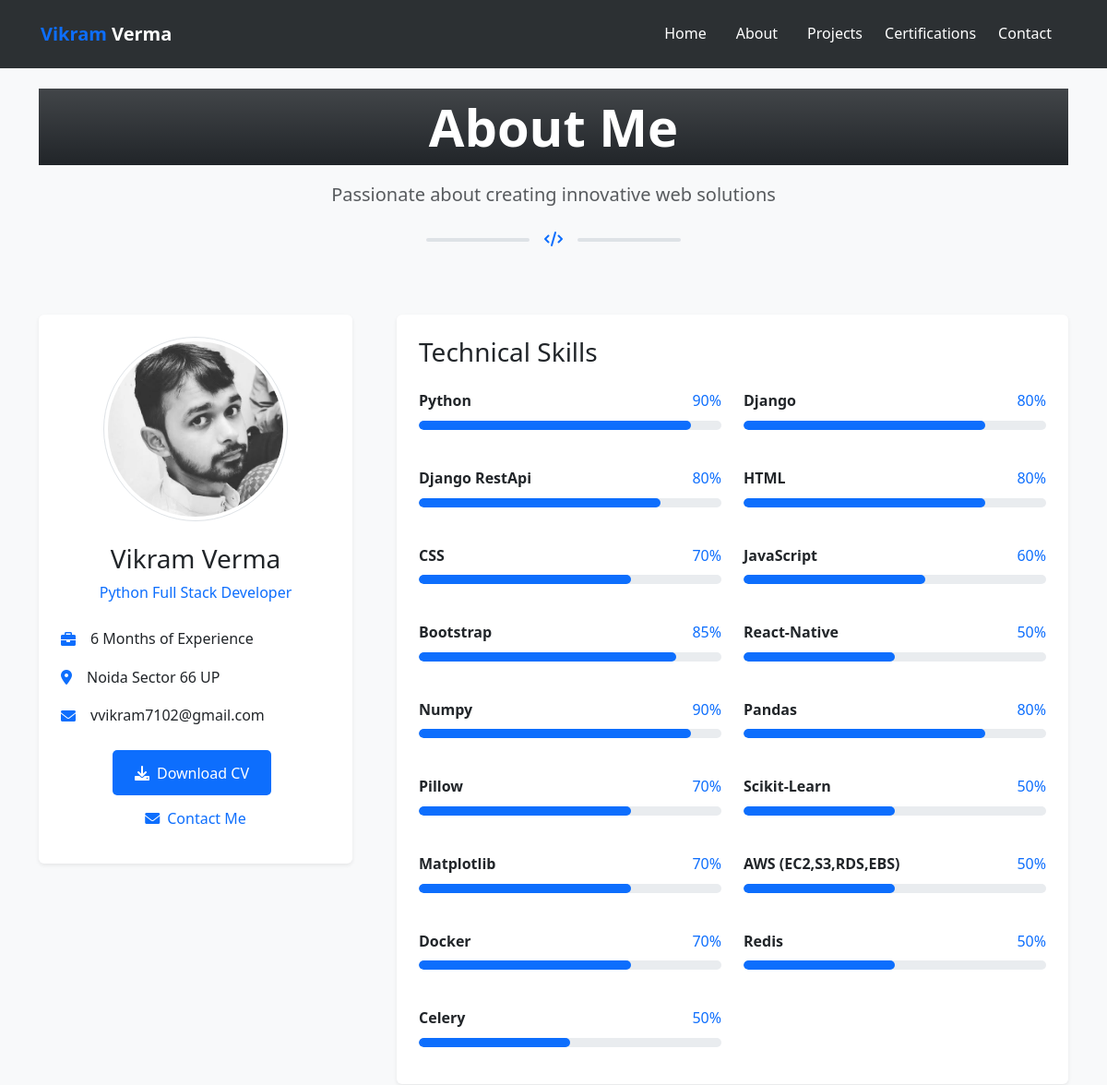
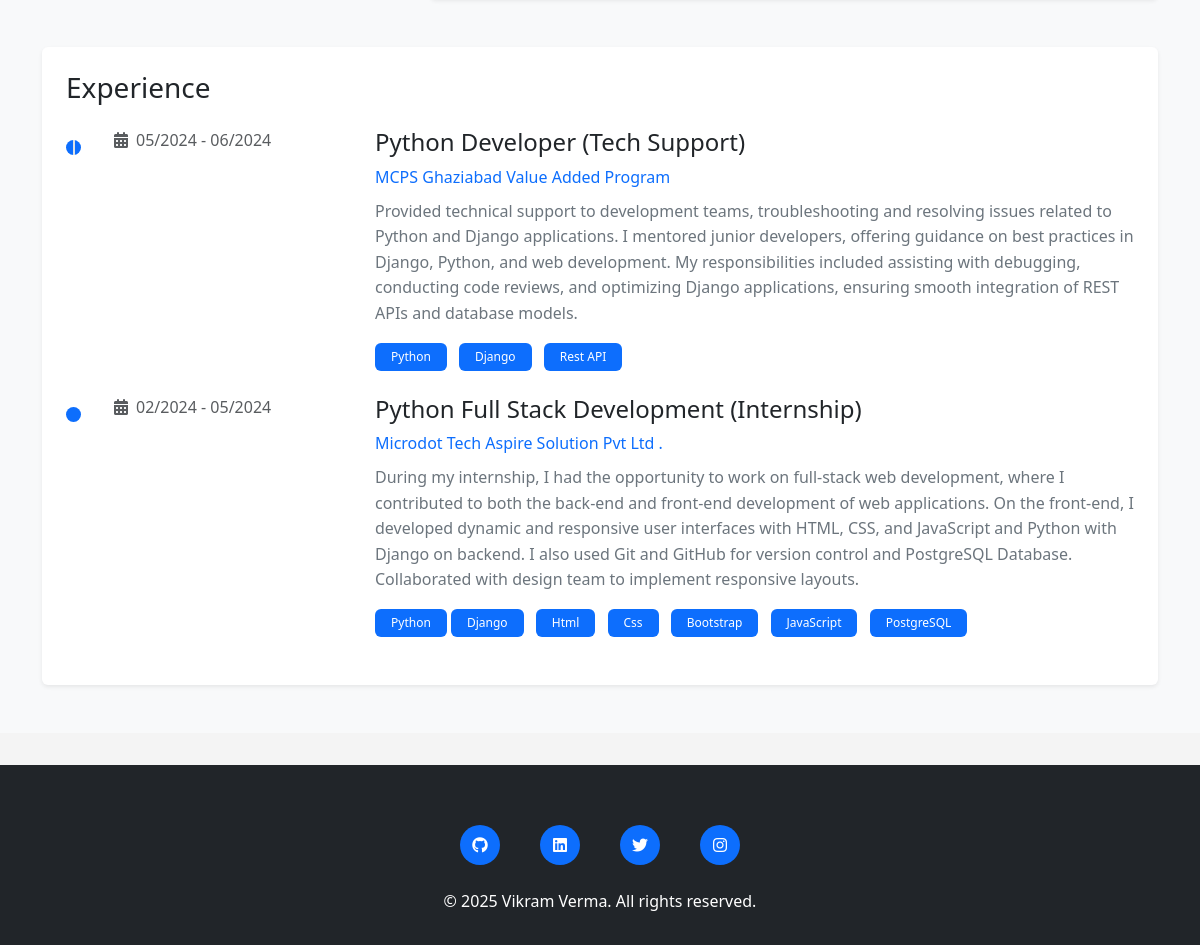
The page /about/ on the database its author committed (2 pictures, top to bottom).
### main_app/models.py (models this page shows, shortened)
class Skill(models.Model):
    name = models.CharField(max_length=100)
    percentage = models.IntegerField()

### main_app/views.py (the view)
# urls.py: path('about/', views.about, name='about'),
def about(request):
    skills = Skill.objects.all()
    return render(request, 'main_app/about.html', {'skills': skills})

### main_app/context_processors.py (called while the page is built)
def footer_content(request):
    return {
        'social_links': {
            'github': 'https://github.com/Vvikram10',
            'linkedin': 'https://linkedin.com/in/vvikram10',
            'twitter': 'https://twitter.com/yourusername',
            'instagram': 'https://www.instagram.com/v_vik_ram_?igsh=cmMxaDhuOTJzb3Vr',
        },
        'footer_nav': [
            {'name': 'Home', 'url': 'home'},
            {'name': 'About', 'url': 'about'},
            {'name': 'Projects', 'url': 'projects'},
            {'name': 'Contact', 'url': 'contact'},
        ]
    }

### templates/main_app/about.html (shortened to what this page needs)
{% extends 'main_app/base.html' %}
{% load static %}
{% block content %}
<section class="about-section py-5 mt-5">
    <div class="container">
        <div class="row text-center mb-5" data-aos="fade-up">
            <div class="">
                <h1 class="display-4 fw-bold mb-3 text-center bg-gradient  text-white bg-dark  py-2">About Me</h1>
                <p class="lead text-muted">Passionate about creating innovative web solutions</p>
                <div class="divider-custom">
                    <div class="divider-custom-line"></div>
                    <div class="divider-custom-icon"><i class="fas fa-code"></i></div>
                    <div class="divider-custom-line"></div>
                </div>
            </div>
        </div>
        <div class="row g-5 mb-5">
            <div class="col-lg-4" data-aos="fade-right">
                <div class="card border-0 shadow-sm text-center">
                    <div class="card-body p-4">
                        <div class="profile-image-wrapper mb-4">
                            <img src="{% static 'images/profile.jpeg' %}"
                                 alt="Vikram"
                                 class="rounded-circle img-thumbnail"
                                 style="width: 200px; height: 200px; object-fit: cover;">
                        </div>
                        <h2 class="h3 mb-2">Vikram Verma</h2>
                        <p class="text-primary mb-4"> Python Full Stack Developer</p>
                        <div class="personal-info">
                            <div class="d-flex align-items-center mb-3">
                                <i class="fas fa-briefcase text-primary me-3"></i>
                                <span>6 Months of Experience</span>
                            </div>
                            <div class="d-flex align-items-center mb-3">
                                <i class="fas fa-location-dot text-primary me-3"></i>
                                <span>Noida Sector 66 UP</span>
                            </div>
                            <div class="d-flex align-items-center mb-3">
                                <i class="fas fa-envelope text-primary me-3"></i>
                                <span>vvikram7102@gmail.com</span>
                            </div>
                        </div>
                        <div class="mt-4">
                            <a href="#" class="btn btn-primary me-2">
                                <i class="fas fa-download me-2"></i>Download CV
                            </a>
                            <a href="{% url 'contact' %}" class="btn btn-outline-primary">
                                <i class="fas fa-envelope me-2"></i>Contact Me
                            </a>
                        </div>
                    </div>
                </div>
            </div>
            <div class="col-lg-8" data-aos="fade-left">
                <div class="card border-0 shadow-sm">
                    <div class="card-body p-4">
                        <h3 class="card-title mb-4">Technical Skills</h3>
                        <div class="row g-4">
                            {% for skill in skills %}
                            <div class="col-md-6">
                                <div class="skill-item mb-3">
                                    <div class="d-flex justify-content-between mb-2">
                                        <span class="fw-bold">{{ skill.name }}</span>
                                        <span class="text-primary">{{ skill.percentage }}%</span>
                                    </div>
                                    <div class="progress" style="height: 10px;">
                                        <div class="progress-bar progress-bar-striped progress-bar-animated"
                                             role="progressbar"
                                             style="width: {{ skill.percentage }}%"
                                             aria-valuenow="{{ skill.percentage }}"
                                             aria-valuemin="0"
                                             aria-valuemax="100">
                                        </div>
                                    </div>
                                </div>
                            </div>
                            {% endfor %}
                        </div>
                    </div>
                </div>
            </div>
        </div>
        <div class="row" data-aos="fade-up">
            <div class="col-12">
                <div class="card border-0 shadow-sm">
                    <div class="card-body p-4">
                        <h3 class="card-title mb-4">Experience</h3>
                        <div class="timeline">
                            <div class="timeline-item pb-4">
                                <div class="timeline-marker"></div>
                                <div class="timeline-content">
                                    <div class="row">
                                        <div class="col-lg-3">
                                            <div class="timeline-date text-muted mb-3">
                                                <i class="fas fa-calendar-alt me-2"></i>05/2024 - 06/2024
                                            </div>
                                        </div>
                                        <div class="col-lg-9">
                                            <h4 class="timeline-title">Python Developer (Tech Support)</h4>
                                            <p class="text-primary mb-2">MCPS Ghaziabad Value Added Program</p>
                                            <p class="timeline-text">Provided technical support to development teams, troubleshooting and
                                                resolving issues related to Python and Django applications.
                                                I mentored junior developers, offering guidance on best practices in
                                                Django, Python, and web development.
                                                My responsibilities included assisting with debugging, conducting code
                                                reviews, and optimizing Django applications, ensuring smooth integration
                                                of REST APIs and database models.</p>
                                            <div class="timeline-tags">
                                                <span class="badge bg-primary me-2">Python</span>
                                                <span class="badge bg-primary me-2">Django</span>
                                                <span class="badge bg-primary">Rest API</span>
                                            </div>
                                        </div>
                                    </div>
                                </div>
                            </div>
                            <div class="timeline-item pb-4">
                                <div class="timeline-marker"></div>
                                <div class="timeline-content">
                                    <div class="row">
                                        <div class="col-lg-3">
                                            <div class="timeline-date text-muted mb-3">
                                                <i class="fas fa-calendar-alt me-2"></i>02/2024 - 05/2024
                                            </div>
                                        </div>
                                        <div class="col-lg-9">
                                            <h4 class="timeline-title">Python Full Stack Development (Internship)
                                            </h4>
                                            <p class="text-primary mb-2">Microdot Tech Aspire Solution Pvt Ltd
                                                .</p>
                                            <p class="timeline-text">During my internship, I had the opportunity to work on full-stack web
                                                development, where I contributed to both the back-end and front-end
                                                development of web applications.
                                                On the front-end, I developed dynamic and responsive user interfaces
                                                with HTML, CSS, and JavaScript and Python with Django on backend.
                                                I also used Git and GitHub for version control and PostgreSQL Database. Collaborated with design team to implement responsive layouts.</p>
                                            <div class="timeline-tags">
                                                <span class="badge bg-primary">Python</span>
                                                <span class="badge bg-primary me-2">Django</span>
                                                <span class="badge bg-primary me-2">Html</span>
                                                <span class="badge bg-primary me-2">Css</span>
                                                <span class="badge bg-primary me-2">Bootstrap</span>
                                                <span class="badge bg-primary me-2">JavaScript</span>
                                                <span class="badge bg-primary me-2">PostgreSQL</span>
                                            </div>
                                        </div>
                                    </div>
                                </div>
                            </div>
                        </div>
                    </div>
                </div>
            </div>
        </div>
    </div>
</section>
{% endblock %}

### templates/main_app/base.html (shortened to what this page needs)
<!DOCTYPE html>
{% load static %}
<html lang="en">
<head>
    <link href="https://cdn.jsdelivr.net/npm/bootstrap@5.3.0/dist/css/bootstrap.min.css" rel="stylesheet">
    <link rel="stylesheet" href="https://cdnjs.cloudflare.com/ajax/libs/font-awesome/6.0.0/css/all.min.css">
    <link rel="stylesheet" href="https://cdnjs.cloudflare.com/ajax/libs/animate.css/4.1.1/animate.min.css">
    <link href="https://unpkg.com/aos@2.3.1/dist/aos.css" rel="stylesheet">
    <link rel="stylesheet" href="{% static 'css/style.css' %}">
</head>
<body>
    <nav class="navbar navbar-expand-lg navbar-dark navbar-custom fixed-top">
        <div class="container">
            <a class="navbar-brand fw-bold" href="{% url 'home' %}">
                <span class="text-primary">Vikram </span> Verma
            </a>
            <div class="collapse navbar-collapse" id="navbarNav">
                <ul class="navbar-nav ms-auto">
                    <li class="nav-item">
                        <a class="nav-link px-3" href="{% url 'home' %}">Home</a>
                    </li>
                    <li class="nav-item">
                        <a class="nav-link px-3" href="{% url 'about' %}">About</a>
                    </li>
                    <li class="nav-item">
                        <a class="nav-link px-3" href="{% url 'projects' %}">Projects</a>
                    </li>
                    <li class="nav-item">
                        <a class="nav-link" href="{% url 'certificates' %}">Certifications</a>
                    </li>
                    <li class="nav-item">
                        <a class="nav-link px-3" href="{% url 'contact' %}">Contact</a>
                    </li>
                </ul>
            </div>
        </div>
    </nav>
    <main>
        {% block content %}
        {% endblock %}
    </main>
    <footer class="text-white">
        <div class="container">
            <div class="row text-center">
                <div class="col-12">
                    <div class="social-links mb-4" data-aos="fade-up">
                        <a href="https://www.github.com/Vvikram10" class="text-decoration-none">
                            <i class="fab fa-github"></i>
                        </a>
                        <a href="https://www.linkedin.com/in/vvikram10" class="text-decoration-none">
                            <i class="fab fa-linkedin"></i>
                        </a>
                        <a href="#" class="text-decoration-none">
                            <i class="fab fa-twitter"></i>
                        </a>
                        <a href="https://www.instagram.com/v_vik_ram_?igsh=cmMxaDhuOTJzb3Vr" class="text-decoration-none">
                            <i class="fab fa-instagram"></i>
                        </a>
                    </div>
                    <p class="mb-0" data-aos="fade-up">
                        &copy; {% now "Y" %} Vikram Verma. All rights reserved.
                    </p>
                </div>
            </div>
        </div>
    </footer>
</body>
</html>

### static/css/style.css (style rules this page uses)
:root { --primary-color: #007bff; --secondary-color: #6c757d; --dark-color: #333; --light-color: #f4f4f4; --transition: all 0.3s ease; }
* { margin: 0; padding: 0; box-sizing: border-box; }
body { font-family: 'Segoe UI', Tahoma, Geneva, Verdana, sans-serif; line-height: 1.6; background-color: var(--light-color); }
.navbar { position: fixed; top: 0; width: 100%; background-color: var(--dark-color); padding: 1rem 2rem; z-index: 1000; display: flex; justify-content: space-between; align-items: center; }
.nav-link { color: white; text-decoration: none; padding: 0.5rem 1rem; transition: var(--transition); }
.btn { display: inline-block; padding: 0.8rem 1.5rem; border: none; border-radius: 5px; cursor: pointer; transition: var(--transition); text-decoration: none; }
.btn-primary { background-color: var(--primary-color); color: white; }
footer { background-color: var(--dark-color); color: white; text-align: center; padding: 2rem; margin-top: 2rem; }
.progress-bar { height: 10px; background: #ddd; border-radius: 5px; overflow: hidden; }
.progress { height: 100%; background: var(--primary-color); transition: width 1s ease; }
.social-links { display: flex; justify-content: center; gap: 20px; margin-top: 30px; }

### templates/main_app/about.html (style rules this page uses)
.about-section { background-color: #f8f9fa; }
.divider-custom { margin: 1.25rem 0; width: 100%; display: flex; justify-content: center; align-items: center; }
.divider-custom-line { width: 100%; max-width: 7rem; height: 0.25rem; background-color: #dee2e6; border-radius: 1rem; margin: 0 1rem; }
.divider-custom-icon { color: #0d6efd; }
.timeline { position: relative; padding-left: 3rem; margin: 0; }
.timeline-marker { position: absolute; left: 0; width: 15px; height: 15px; border-radius: 50%; background: #0d6efd; margin-top: 0.75rem; }
.timeline-marker::before { content: ''; position: absolute; left: 50%; width: 2px; height: 100%; background: #dee2e6; transform: translateX(-50%); }
.timeline-item:last-child .timeline-marker::before { display: none; }
.timeline-date { font-weight: 500; }
.timeline-title { color: #212529; margin-bottom: 0.5rem; }
.timeline-text { color: #6c757d; margin-bottom: 1rem; }
.badge { padding: 0.5rem 1rem; font-weight: 500; }
.progress { background-color: #e9ecef; border-radius: 1rem; overflow: hidden; }
.progress-bar { background-color: #0d6efd; transition: width 1s ease; }

### rows shown on the page
Skill: name "Python", percentage "90"
Skill: name "Django", percentage "80"
Skill: name "Django RestApi", percentage "80"
Skill: name "HTML", percentage "80"
Skill: name "CSS", percentage "70"
Skill: name "JavaScript", percentage "60"
Skill: name "Bootstrap", percentage "85"
Skill: name "React-Native", percentage "50"
Skill: name "Numpy", percentage "90"
Skill: name "Pandas", percentage "80"
Skill: name "Pillow", percentage "70"
Skill: name "Scikit-Learn", percentage "50"
Skill: name "Matplotlib", percentage "70"
Skill: name "AWS (EC2,S3,RDS,EBS)", percentage "50"
Skill: name "Docker", percentage "70"
Skill: name "Redis", percentage "50"
Skill: name "Celery", percentage "50"
